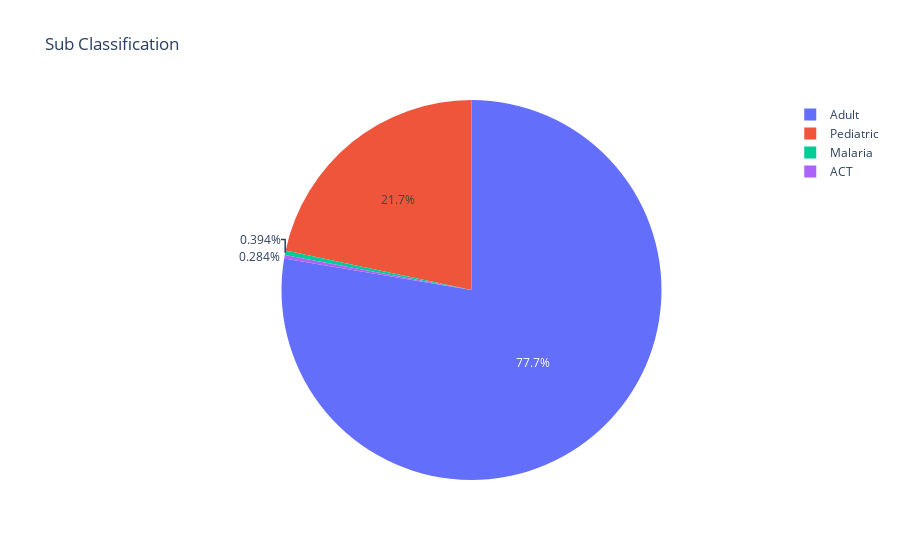

Notebook source saved alongside this figure:
### Markdown cell above
# Sub Classification

### Code cell
ItemCount6 = data["Sub Classification"].value_counts()
print("\033[1m"+"Sub Classification Count \n"+"\033[0m")
print(ItemCount6)

Sub_Classification = data["Sub Classification"].value_counts()
labels = (np.array(Sub_Classification.index))
sizes = (np.array((Sub_Classification / Sub_Classification.sum())*100))

trace = go.Pie(labels=labels, values=sizes)
layout = go.Layout(title="Sub Classification")
dat = [trace]
fig = go.Figure(data=dat, layout=layout)
py.iplot(fig, filename="Sub_Classification")

### Figure 1 — Plotly figure (JSON) as saved in the notebook; plotly's stock layout.template omitted (floating-point values rounded to 4 significant figures)
{"data": [{"labels": ["Adult", "Pediatric", "Malaria", "ACT"], "type": "pie", "values": [77.66, 21.66, 0.3939, 0.2845]}], "layout": {"title": {"text": "Sub Classification"}}}
